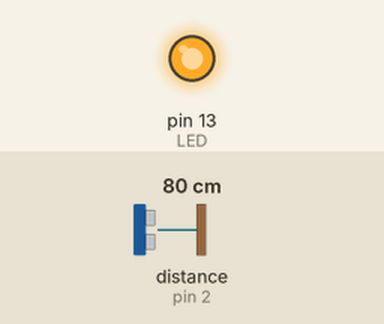
Simulated run of this sketch. Board: Arduino Uno, built with avr-gcc and run on an emulated ATmega328P. Parts: output pins drawn as LEDs (lit = HIGH). Wiring (inferred from the names in the program): ultrasonic range finder: trigger pin 3; echo pin 2. The inputs (shaded band) are chosen by the test bench; at power-on: distance to the obstacle (sensor on pin 2) 80 cm. The echo pulse lasts 58.3 µs per cm; pins used as bus, display or sensor lines are not drawn; what the sketch prints to the serial monitor is not drawn.

Above: at 1.2 s.
1.3 s: distance to the obstacle (sensor on pin 2) set to 23 cm
4.3 s: distance to the obstacle (sensor on pin 2) set to 18 cm
Timing chart, 0 to 7.3 s (numbered marks = the images above; inputs shaded):
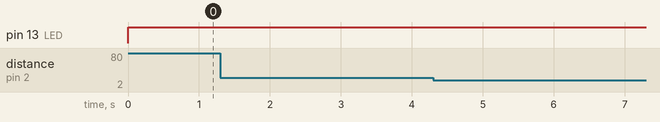

The sketch:

mpca_project.ino
```cpp
int IRSensor = 2; // connect ir sensor to arduino pin 2
int LED = 13; // conect Led to arduino pin 13

long duration; // variable for the duration of sound wave travel
int distance; // variable for the distance measurement
#define echoPin 2 // attach pin D2 Arduino to pin Echo of HC-SR04
#define trigPin 3 //attach pin D3 Arduino to pin Trig of HC-SR04

void setup()
{
  pinMode (IRSensor, INPUT); // sensor pin INPUT
  pinMode (LED, OUTPUT); // Led pin OUTPUT

  pinMode(trigPin, OUTPUT); // Sets the trigPin as an OUTPUT
  pinMode(echoPin, INPUT); // Sets the echoPin as an INPUT
  Serial.begin(9600); // // Serial Communication is starting with 9600 of baudrate speed
  Serial.println("Ultrasonic Sensor HC-SR04 Test"); // print some text in Serial Monitor
  Serial.println("with Arduino UNO R3");
}

void loop()
{
  int statusSensor = digitalRead (IRSensor);

  if (statusSensor == 1){
    Serial.print("Hello world");
    digitalWrite(LED, LOW); // LED LOW
  }

  else
  {
    Serial.print("Bye world");
    digitalWrite(LED, HIGH); // LED High
  }

   // Clears the trigPin condition
  digitalWrite(trigPin, LOW);
  delayMicroseconds(2);
  // Sets the trigPin HIGH (ACTIVE) for 10 microseconds
  digitalWrite(trigPin, HIGH);
  delayMicroseconds(10);
  digitalWrite(trigPin, LOW);
  // Reads the echoPin, returns the sound wave travel time in microseconds
  duration = pulseIn(echoPin, HIGH);
  // Calculating the distance
  distance = duration * 0.034 / 2; // Speed of sound wave divided by 2 (go and back)
  // Displays the distance on the Serial Monitor
  Serial.print("Distance: ");
  Serial.print(distance);
  Serial.println(" cm");

  if(distance > 10 && distance<20){
    Serial.print("in range");}
  else
    Serial.print("out of range");
}
```

Measured:
- after the input at 1.3 s, every drawn part: stays the same
- after the input at 4.3 s, every drawn part: stays the same
